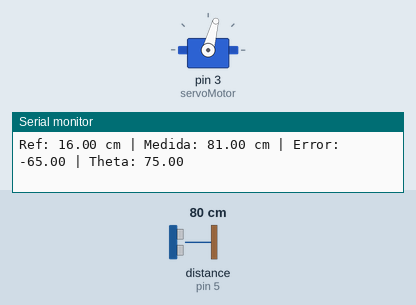
A sketch run on a simulated Arduino Uno, built with avr-gcc and run on an emulated ATmega328P. Shown: servo, the last lines printed to the serial monitor. The test bench sets the inputs (shaded band); at power-on: distance to the obstacle (sensor on pin 5) 80 cm. The echo pulse lasts 58.3 µs per cm.

Above: at 1.2 s.
1.3 s: distance to the obstacle (sensor on pin 5) set to 2 cm
At 2.0 s:
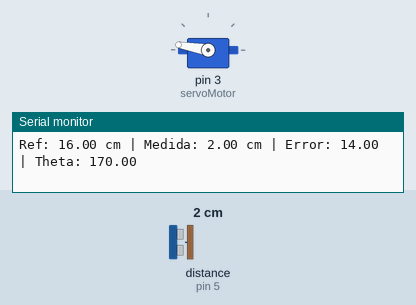
4.3 s: distance to the obstacle (sensor on pin 5) set to 9 cm
At 6.6 s:
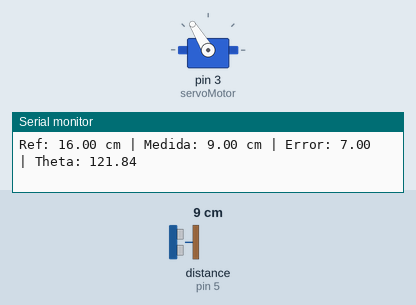
7.3 s: distance to the obstacle (sensor on pin 5) set to 35 cm
At 8.6 s:
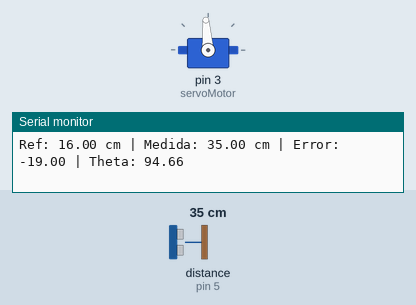
10.3 s: distance to the obstacle (sensor on pin 5) set to 120 cm
Timing chart, 0 to 12.9 s (numbered marks = the images above; inputs shaded):
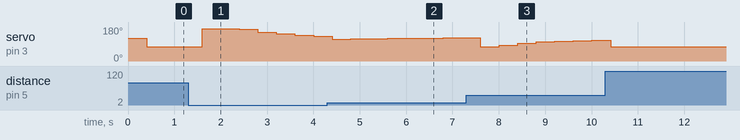

Measured:
- after the input at 7.3 s, servo on pin 3 (servoMotor): 122° → 75° after 0.30 s, → 84° 0.40 s later, → 94° 0.40 s later, → 101° 0.40 s later, … (7 changes in this stretch)

The sketch:

test_v005.ino
```cpp
/*
----------------------------------------------------------
  Ball and Beam Control - Controlador Digital Discreto
                      UNLP
----------------------------------------------------------
*/

#include <NewPing.h>
#include <Servo.h>

// ------------- CONFIGURACIÓN ---------------------------

#define TRIGGER_PIN  6          // Pin trigger ultrasonido
#define ECHO_PIN     5          // Pin echo ultrasonido
#define MAX_DISTANCE 200        // Distancia máxima (cm)

NewPing sonar(TRIGGER_PIN, ECHO_PIN, MAX_DISTANCE);

Servo servoMotor;

// ----------------- CONTROL ----------------------------

const float Ts = 0.4;           // Tiempo de muestreo

float a[2] = {2.0215, -1.8913};

float b[2] = {1.0, -0.6509};

unsigned long lastTime = 0;     // Tiempo
float referencia_cm = 16.0;     // Referencia

float e_hist[1] = {0};          // e[k-i]
float u_hist[1] = {0};          // u[k-i]

// ----------------- MOTOR -----------------------------

const float Offset = 120.0;     // Punto medio

const float servoMin = 75.0;    // Mínimo
const float servoMax = 170.0;   // Máximo

void setup() {
  Serial.begin(9600);
  servoMotor.attach(3);
  servoMotor.write(Offset);
  Serial.println("Control discreto inicializado.");
}

void loop() {
  unsigned long now = millis();
  if ((now - lastTime) >= Ts * 1000.0) {
    lastTime = now;

    // Medir distancia
    float medida_cm = sonar.ping_cm();
    if (medida_cm == 0) medida_cm = referencia_cm; // Si falla medición

    // Error actual
    float e0 = referencia_cm - medida_cm;

    // --------------------------
    // ECUACIÓN EN DIFERENCIAS
    // --------------------------

    // Calcular numerador
    float num = a[0]*e0 + a[1]*e_hist[0];

    // Calcular denominador
    float den = b[1]*u_hist[0];

    // Salida actual
    float u0 = (num - den) / b[0];

    // Actualizar historiales
    e_hist[0] = e0;
    u_hist[0] = u0;

    // Convertir a grados + offset
    float theta_deg = u0 + Offset;

    // Saturar ángulo y mandar a motor
    if (theta_deg > servoMax) theta_deg = servoMax;
    if (theta_deg < servoMin) theta_deg = servoMin;
    servoMotor.write(theta_deg);

    // Debug
    Serial.print("Ref: ");
    Serial.print(referencia_cm);
    Serial.print(" cm | Medida: ");
    Serial.print(medida_cm);
    Serial.print(" cm | Error: ");
    Serial.print(e0);
    Serial.print(" | Theta: ");
    Serial.println(theta_deg);
  }
}
```
